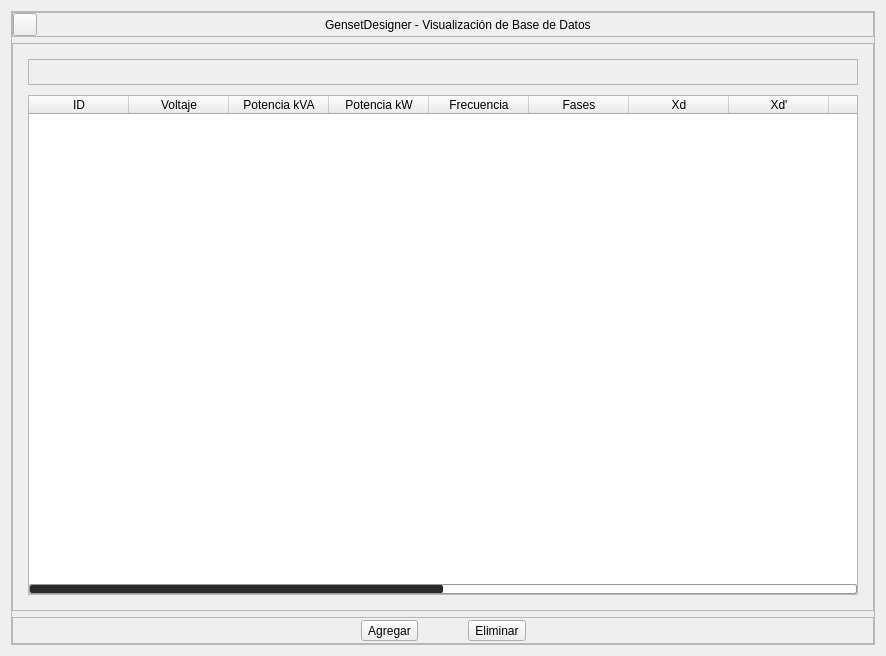
               <widget class="QWidget" name="bd_visualizar">
                <layout class="QHBoxLayout" name="horizontalLayout_95">
                 <item>
                  <widget class="QFrame" name="container_bd">
                   <property name="frameShape">
                    <enum>QFrame::StyledPanel</enum>
                   </property>
                   <property name="frameShadow">
                    <enum>QFrame::Raised</enum>
                   </property>
                   <layout class="QVBoxLayout" name="verticalLayout_65">
                    <property name="leftMargin">
                     <number>0</number>
                    </property>
                    <property name="topMargin">
                     <number>0</number>
                    </property>
                    <property name="rightMargin">
                     <number>0</number>
                    </property>
                    <property name="bottomMargin">
                     <number>0</number>
                    </property>
                    <item>
                     <widget class="QFrame" name="top_container_db">
                      <property name="maximumSize">
                       <size>
                        <width>16777215</width>
                        <height>40</height>
                       </size>
                      </property>
                      <property name="frameShape">
                       <enum>QFrame::StyledPanel</enum>
                      </property>
                      <property name="frameShadow">
                       <enum>QFrame::Raised</enum>
                      </property>
                      <layout class="QHBoxLayout" name="horizontalLayout_96">
                       <property name="leftMargin">
                        <number>0</number>
                       </property>
                       <property name="topMargin">
                        <number>0</number>
                       </property>
                       <property name="rightMargin">
                        <number>0</number>
                       </property>
                       <property name="bottomMargin">
                        <number>0</number>
                       </property>
                       <item>
                        <widget class="QToolButton" name="anterior_db">
                         <property name="text">
                          <string/>
                         </property>
                         <property name="icon">
                          <iconset>
                           <normaloff>../img/anterior_loads.png</normaloff>../img/anterior_loads.png</iconset>
                         </property>
                         <property name="iconSize">
                          <size>
                           <width>16</width>
                           <height>16</height>
                          </size>
                         </property>
                        </widget>
                       </item>
                       <item>
                        <spacer name="horizontalSpacer_81">
                         <property name="orientation">
                          <enum>Qt::Horizontal</enum>
                         </property>
                         <property name="sizeHint" stdset="0">
                          <size>
                           <width>217</width>
                           <height>20</height>
                          </size>
                         </property>
                        </spacer>
                       </item>
                       <item>
                        <widget class="QLabel" name="titulo_db">
                         <property name="text">
                          <string>GensetDesigner - Visualización de Base de Datos</string>
                         </property>
                        </widget>
                       </item>
                       <item>
                        <spacer name="horizontalSpacer_82">
                         <property name="orientation">
                          <enum>Qt::Horizontal</enum>
                         </property>
                         <property name="sizeHint" stdset="0">
                          <size>
                           <width>218</width>
                           <height>20</height>
                          </size>
                         </property>
                        </spacer>
                       </item>
                      </layout>
                     </widget>
                    </item>
                    <item>
                     <widget class="QFrame" name="container_db">
                      <property name="frameShape">
                       <enum>QFrame::StyledPanel</enum>
                      </property>
                      <property name="frameShadow">
                       <enum>QFrame::Raised</enum>
                      </property>
                      <layout class="QVBoxLayout" name="verticalLayout_66">
                       <property name="spacing">
                        <number>10</number>
                       </property>
                       <property name="leftMargin">
                        <number>15</number>
                       </property>
                       <property name="topMargin">
                        <number>15</number>
                       </property>
                       <property name="rightMargin">
                        <number>15</number>
                       </property>
                       <property name="bottomMargin">
                        <number>15</number>
                       </property>
                       <item>
                        <widget class="QFrame" name="frame_57">
                         <property name="frameShape">
                          <enum>QFrame::StyledPanel</enum>
                         </property>
                         <property name="frameShadow">
                          <enum>QFrame::Raised</enum>
                         </property>
                         <layout class="QHBoxLayout" name="horizontalLayout_98">
                          <property name="leftMargin">
                           <number>2</number>
                          </property>
                          <property name="topMargin">
                           <number>2</number>
                          </property>
                          <property name="rightMargin">
                           <number>2</number>
                          </property>
                          <property name="bottomMargin">
                           <number>2</number>
                          </property>
                          <item>
                           <spacer name="horizontalSpacer_85">
                            <property name="orientation">
                             <enum>Qt::Horizontal</enum>
                            </property>
                            <property name="sizeHint" stdset="0">
                             <size>
                              <width>274</width>
                              <height>20</height>
                             </size>
                            </property>
                           </spacer>
                          </item>
                          <item>
                           <widget class="QLabel" name="icon_db">
                            <property name="maximumSize">
                             <size>
                              <width>260</width>
                              <height>70</height>
                             </size>
                            </property>
                            <property name="text">
                             <string/>
                            </property>
                            <property name="pixmap">
                             <pixmap>../img/logo_1.png</pixmap>
                            </property>
                            <property name="scaledContents">
                             <bool>true</bool>
                            </property>
                            <property name="alignment">
                             <set>Qt::AlignCenter</set>
                            </property>
                           </widget>
                          </item>
                          <item>
                           <spacer name="horizontalSpacer_86">
                            <property name="orientation">
                             <enum>Qt::Horizontal</enum>
                            </property>
                            <property name="sizeHint" stdset="0">
                             <size>
                              <width>274</width>
                              <height>20</height>
                             </size>
                            </property>
                           </spacer>
                          </item>
                         </layout>
                        </widget>
                       </item>
                       <item>
                        <widget class="QTableWidget" name="tabla_db">
                         <property name="minimumSize">
                          <size>
                           <width>830</width>
                           <height>500</height>
                          </size>
                         </property>
                         <property name="maximumSize">
                          <size>
                           <width>16777215</width>
                           <height>650</height>
                          </size>
                         </property>
                         <property name="styleSheet">
                          <string notr="true">QScrollBar:vertical {     
       border: 1px solid #999999;
        background:white;
        width:10px;
		border-radius: 2px;
        margin: 0px 0px 0px 0px;
    }
    QScrollBar::handle:vertical {
        background: rgb(42, 42, 43);
        min-height: 0px;
		border-radius: 2px;
    }
    QScrollBar::add-line:vertical {
        background: qlineargradient(x1:0, y1:0, x2:1, y2:0,
        stop: 0 rgb(32, 47, 130), stop: 0.5 rgb(32, 47, 130),  stop:1 rgb(32, 47, 130));
        height: 0px;
        subcontrol-position: bottom;
        subcontrol-origin: margin;
    }
    QScrollBar::sub-line:vertical {
        background: qlineargradient(x1:0, y1:0, x2:1, y2:0,
        stop: 0  rgb(32, 47, 130), stop: 0.5 rgb(32, 47, 130),  stop:1 rgb(32, 47, 130));
        height: 0 px;
        subcontrol-position: top;
        subcontrol-origin: margin;
    }

QScrollBar:horizontal {     
       border: 1px solid #999999;
        background:white;
        height:10px;
		border-radius: 2px;
        margin: 0px 0px 0px 0px;
    }
    QScrollBar::handle:horizontal {
        background: rgb(42, 42, 43);
        min-height: 0px;
		border-radius: 2px;
    }
    QScrollBar::add-line:horizontal {
        background: qlineargradient(x1:0, y1:0, x2:1, y2:0,
        stop: 0 rgb(32, 47, 130), stop: 0.5 rgb(32, 47, 130),  stop:1 rgb(32, 47, 130));
        width: 0px;
        subcontrol-position: bottom;
        subcontrol-origin: margin;
    }
    QScrollBar::sub-line:horizontal {
        background: qlineargradient(x1:0, y1:0, x2:1, y2:0,
        stop: 0  rgb(32, 47, 130), stop: 0.5 rgb(32, 47, 130),  stop:1 rgb(32, 47, 130));
        width: 0 px;
        subcontrol-position: top;
        subcontrol-origin: margin;
    }</string>
                         </property>
                         <column>
                          <property name="text">
                           <string>ID</string>
                          </property>
                         </column>
                         <column>
                          <property name="text">
                           <string>Voltaje</string>
                          </property>
                         </column>
                         <column>
                          <property name="text">
                           <string>Potencia kVA</string>
                          </property>
                         </column>
                         <column>
                          <property name="text">
                           <string>Potencia kW</string>
                          </property>
                         </column>
                         <column>
                          <property name="text">
                           <string>Frecuencia</string>
                          </property>
                         </column>
                         <column>
                          <property name="text">
                           <string>Fases</string>
                          </property>
                         </column>
                         <column>
                          <property name="text">
                           <string>Xd</string>
                          </property>
                         </column>
                         <column>
                          <property name="text">
                           <string>Xd'</string>
                          </property>
                         </column>
                         <column>
                          <property name="text">
                           <string>Xd''</string>
                          </property>
                         </column>
                         <column>
                          <property name="text">
                           <string>Xq</string>
                          </property>
                         </column>
                         <column>
                          <property name="text">
                           <string>Xq''</string>
                          </property>
                         </column>
                         <column>
                          <property name="text">
                           <string>Aislamiento</string>
                          </property>
                         </column>
                         <column>
                          <property name="text">
                           <string>Modelo</string>
                          </property>
                         </column>
                         <column>
                          <property name="text">
                           <string>Combustible</string>
                          </property>
                         </column>
                         <column>
                          <property name="text">
                           <string>Fabricante</string>
                          </property>
                         </column>
                         <column>
                          <property name="text">
                           <string>URL</string>
                          </property>
                         </column>
                        </widget>
                       </item>
                      </layout>
                     </widget>
                    </item>
                    <item>
                     <widget class="QFrame" name="bottom_container_db">
                      <property name="maximumSize">
                       <size>
                        <width>16777215</width>
                        <height>50</height>
                       </size>
                      </property>
                      <property name="frameShape">
                       <enum>QFrame::StyledPanel</enum>
                      </property>
                      <property name="frameShadow">
                       <enum>QFrame::Raised</enum>
                      </property>
                      <layout class="QHBoxLayout" name="horizontalLayout_97">
                       <property name="spacing">
                        <number>50</number>
                       </property>
                       <property name="leftMargin">
                        <number>2</number>
                       </property>
                       <property name="topMargin">
                        <number>2</number>
                       </property>
                       <property name="rightMargin">
                        <number>2</number>
                       </property>
                       <property name="bottomMargin">
                        <number>2</number>
                       </property>
                       <item>
                        <spacer name="horizontalSpacer_83">
                         <property name="orientation">
                          <enum>Qt::Horizontal</enum>
                         </property>
                         <property name="sizeHint" stdset="0">
                          <size>
                           <width>308</width>
                           <height>20</height>
                          </size>
                         </property>
                        </spacer>
                       </item>
                       <item>
                        <widget class="QToolButton" name="agregar_db">
                         <property name="text">
                          <string>Agregar</string>
                         </property>
                         <property name="icon">
                          <iconset>
                           <normaloff>../img/add_db.png</normaloff>../img/add_db.png</iconset>
                         </property>
                         <property name="iconSize">
                          <size>
                           <width>15</width>
                           <height>15</height>
                          </size>
                         </property>
                         <property name="toolButtonStyle">
                          <enum>Qt::ToolButtonTextBesideIcon</enum>
                         </property>
                        </widget>
                       </item>
                       <item>
                        <widget class="QToolButton" name="eliminar_db">
                         <property name="text">
                          <string>Eliminar</string>
                         </property>
                         <property name="icon">
                          <iconset>
                           <normaloff>../img/delete_db.png</normaloff>../img/delete_db.png</iconset>
                         </property>
                         <property name="iconSize">
                          <size>
                           <width>15</width>
                           <height>15</height>
                          </size>
                         </property>
                         <property name="toolButtonStyle">
                          <enum>Qt::ToolButtonTextBesideIcon</enum>
                         </property>
                         <property name="autoRaise">
                          <bool>false</bool>
                         </property>
                        </widget>
                       </item>
                       <item>
                        <spacer name="horizontalSpacer_84">
                         <property name="orientation">
                          <enum>Qt::Horizontal</enum>
                         </property>
                         <property name="sizeHint" stdset="0">
                          <size>
                           <width>308</width>
                           <height>20</height>
                          </size>
                         </property>
                        </spacer>
                       </item>
                      </layout>
                     </widget>
                    </item>
                   </layout>
                  </widget>
                 </item>
                </layout>
               </widget>
